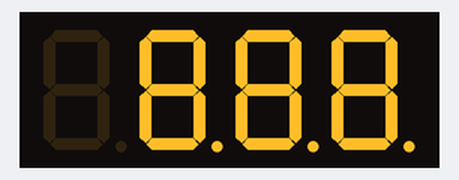
This sketch was run on a simulated Arduino Uno, built with avr-gcc and run on an emulated ATmega328P. On the bench: 4-digit seven-segment display. Wiring (inferred from the names in the program): 4-digit 7-segment display, segments lit when LOW: segments A5, pin 9, pin 3, pin 11, pin 10, pin 8, pin 5, pin 2; digit selects A4, pin 6, pin 7, pin 4. The segment pins are drawn as the display they are named for.

Above: at 0.1 s.
At 6.1 s:
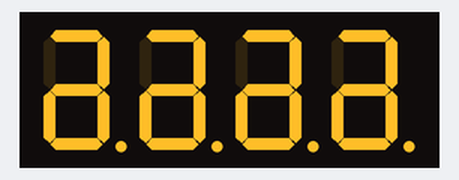
At 8.1 s:
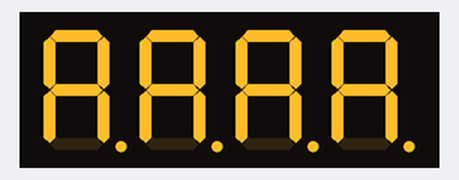
At 9.1 s:
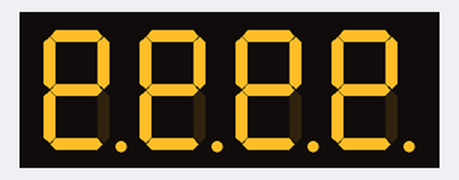
At 11.1 s:
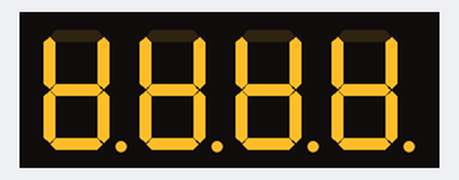
At 39.95 s:
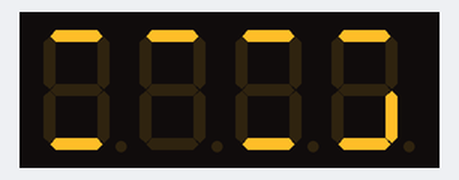

The sketch:

7seg.ino
```cpp
#include "7seg.h"

const int segment_pins[8] = {2, 5, 8, 10, 11, 3, 9, A5};
const int digit_pins[4]   = {A4, 6, 7, 4};
const int display_freq    = 300;

SegmentDisplay display{CATHODE, segment_pins, digit_pins[0],
                       digit_pins[1], digit_pins[2], digit_pins[3]};

void setup() {
  display.set_freq(display_freq);
  for (unsigned i = 0; i < 4; ++i) {
    display.raw_write(i, 0b11111111u);
    unsigned start = millis();
    while (millis() - start < 1000) {
      display.refresh();
    }
    display.raw_write(i, 0b0u);
  }
  for (unsigned char i = 0b10000000; i != 0x00; i >>= 1) {
    display.raw_write(0, i);
    display.raw_write(1, i);
    display.raw_write(2, i);
    display.raw_write(3, i);
    unsigned start = millis();
    while (millis() - start < 1000) {
      display.refresh();
    }
  }
}

void loop() {
  unsigned now = millis();
  display.write_num( (now / 10) % 10000 );
  display.refresh();
}
```

7seg.cpp
```cpp
#include <Arduino.h>
#include "7seg.h"

#define CATHODE true
#define ANODE   false

SegmentDisplay::SegmentDisplay(
    bool cathode, const int segments[8],
    int digit0, int digit1, int digit2, int digit3, int used)
    : common_cathode(cathode), digi_num(used),
      digits({digit0, digit1, digit2, digit3})
{
    memcpy(seg_pins, segments, 8 * sizeof(int));

    // Set up pins
    for (int i = 0; i < digi_num; ++i) {
        pinMode(digits[i], OUTPUT);
        digitalWrite(digits[i], common_cathode ? HIGH : LOW);
    }
    for (int i = 0; i < 8; ++i) {
        pinMode(seg_pins[i], OUTPUT);
        digitalWrite(seg_pins[i], LOW);
    }
}

SegmentDisplay::SegmentDisplay(
    bool cathode, const int segments[8],
    int digit0, int digit1, int digit2, int digit3)
    : SegmentDisplay(cathode, segments, digit0, digit1, digit2, digit3, 4){}

SegmentDisplay::SegmentDisplay(
    bool cathode, const int segments[8], int digit0, int digit1, int digit2)
    : SegmentDisplay(cathode, segments, digit0, digit1, digit2, 0, 3){}

SegmentDisplay::SegmentDisplay(
    bool cathode, const int segments[8], int digit0, int digit1)
    : SegmentDisplay(cathode, segments, digit0, digit1, 0, 0, 2){}

SegmentDisplay::SegmentDisplay(bool cathode, const int segments[8], int digit0)
    : SegmentDisplay(cathode, segments, digit0, 0, 0, 0, 1){}

bool SegmentDisplay::raw_write(int digit, unsigned char bits)
{
    if (digit >= digi_num) {
        return false;
    }
    segs[digit] = bits;
    return true;
}

bool SegmentDisplay::set_freq(int frequency){
    if (freq <= 0) {
        return false;
    }
    freq = frequency;
    return true;
}

void SegmentDisplay::refresh()
{
    unsigned long tick = (1000000ul / freq) / digi_num;
    unsigned long now = micros();
    // micros() overflows every ~70 minutes. If `last_refresh + tick` doesn't
    // yet overflow, but `now` does, we'll just want to refresh anyway.
    if (now < last_refresh + tick && now > last_refresh) {
        return;
    }

    digitalWrite(digits[digi_cur], common_cathode ? HIGH : LOW);
    ++ digi_cur %= digi_num;
    for (int i = 0; i < 8; ++i) {
        digitalWrite(seg_pins[i], (segs[digi_cur] & (0b10000000u >> i)) ? HIGH : LOW);
    }
    digitalWrite(digits[digi_cur], common_cathode ? LOW : HIGH);

    last_refresh = now;
}

bool SegmentDisplay::write_num(int n)
{
    #ifdef NDEBUG
        constrain(n, -pow(10, digi_num - 1), pow(10, digi_num));
    #else
        if (n >= pow(10, digi_num) || n <= -pow(10, digi_num - 1)) {
            return false;
        }
    #endif

    bool minus = n < 0;
    n = abs(n);
    int digit = 0;
    while (n > 0 || digit == 0) {
        raw_write(digit, digit_lookup[n % 10]);
        n /= 10;
        ++ digit;
    }
    if (minus) {
        raw_write(digit, 0b00000010u);
        ++ digit;
    }
    while (digit < digi_num) {
        raw_write(digit, 0);
        ++ digit;
    }

    return true;
}
```

7seg.h
```cpp
#pragma once

#define CATHODE true
#define ANODE   false

/**
 * @anchor segment_layout
 * @par Segment Layout
 * @verbatim
+---7---+
|       |
2       6
|       |
+---1---+
|       |
3       5
|       |
+---4---+  0
   @endverbatim
 */
class SegmentDisplay
{
  int seg_pins[8];
  int digi_num;
  int digi_cur = 0;
  int digits[4];
  bool common_cathode;
  unsigned char segs[4] = {0, 0, 0, 0};
  int freq = 60;
  unsigned long last_refresh = 0;

  SegmentDisplay(bool cathode, const int segments[8],
                 int digit0, int digit1, int digit2, int digit3, int used);

public:
  unsigned char digit_lookup[10] = {
    0b11111100u,
    0b01100000u,
    0b11011010u,
    0b11110010u,
    0b01100110u,
    0b10110110u,
    0b10111110u,
    0b11100000u,
    0b11111110u,
    0b11110110u
  };

  /**
   * @brief Construct a new object representing a 7-segment display
   *
   * @param cathode  true if display is common cathode. Also possible to use
   *                 CATHODE or ANODE macros
   * @param segments Array of pin numbers used to address individual display
   *                 segments, in descending order according to the
   *                 @ref segment_layout "Segment Layout"
   * @param digit0, digit1, digit2, digit3
   *        pin number used to address Nth digit from the left,
   *        i.e. digit0 is the least significant digit
   */
  SegmentDisplay(bool cathode, const int segments[8],
                 int digit0, int digit1, int digit2, int digit3);
  SegmentDisplay(bool cathode, const int segments[8], int digit0, int digit1, int digit2);
  SegmentDisplay(bool cathode, const int segments[8], int digit0, int digit1);
  SegmentDisplay(bool cathode, const int segments[8], int digit0);

  /**
   * @brief Low-level write
   *
   * @param digit which digit to write to
   * @param bits  which segments to light up. The
   *              @ref segment_layout "Segment Layout" section maps between bits
   *              and segments. 0 is the least-significant bit.
   * @return true on success
   */
  bool raw_write(int digit, unsigned char bits);

  /**
   * @brief Set the desired refresh frequency
   *
   * @note Note that this is in fact the theoretical maximum frequency the
   *       display will operate at. The real frequency is dependent on how
   *       often the @ref refresh method is called.
   *
   * @param frequency in Hz
   * @return true on success
   */
  bool set_freq(int frequency);

  /**
   * @brief Refresh the display
   *
   * This method should be called repeatedly in a loop as fast as possible, else
   * the display will freeze, showing only one digit lit up.
   */
  void refresh();

  /**
   * @brief Write a number to the display.
   *
   * @param n The number to be written
   * @return true on success.
   */
  bool write_num(int n);
};
```

Measured:
- what the display in image 0 shows lasts 1.1 s, from 0.0 s to 1.1 s
